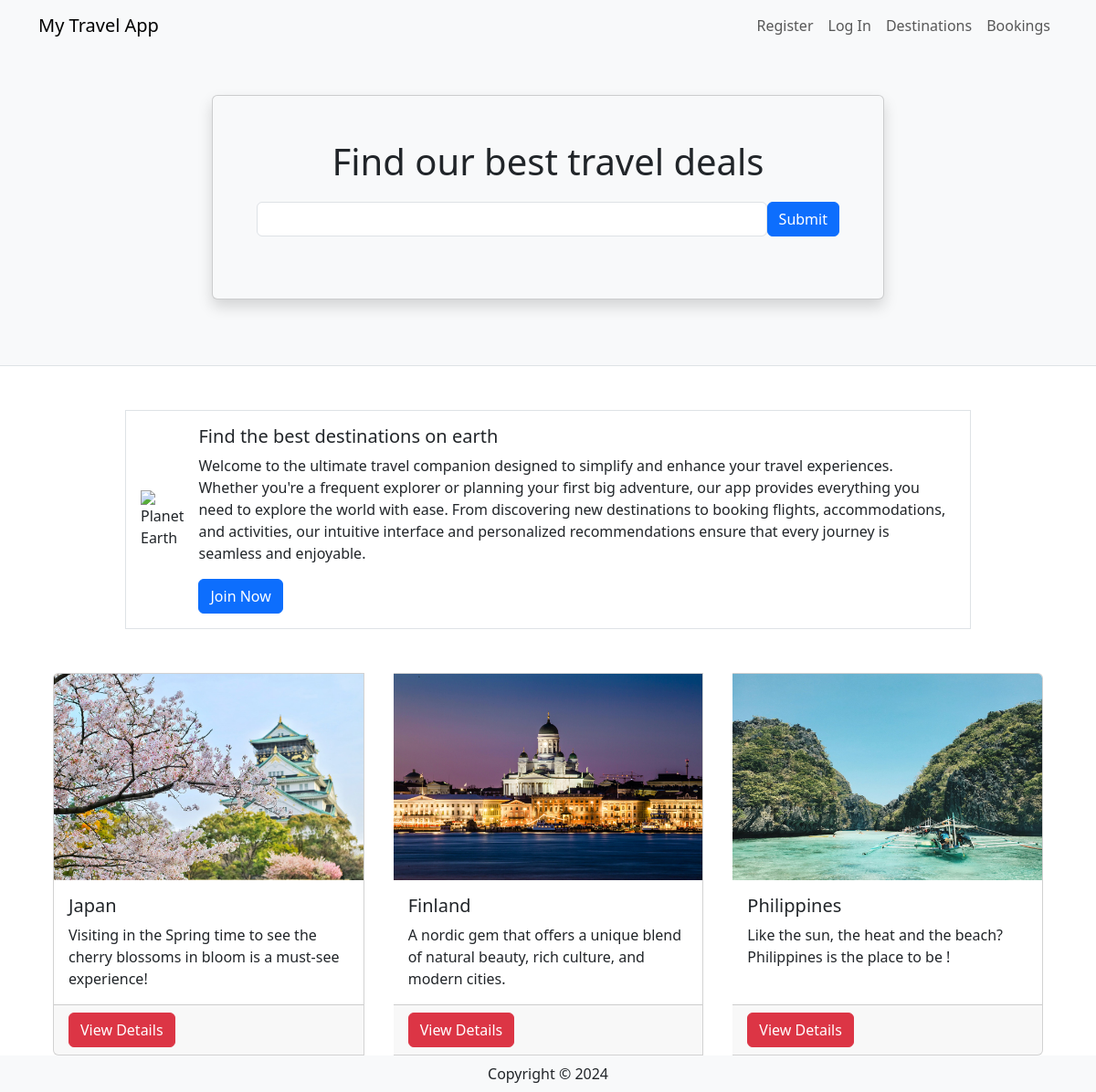
The page / on the database its author committed.
### travel/models.py (models this page shows, shortened)
class Destination(db.Model):
    __tablename__ = 'destinations'
    id = db.Column(db.Integer, primary_key=True)
    name = db.Column(db.String(80))
    description = db.Column(db.String(200))
    image = db.Column(db.String(400))
    currency = db.Column(db.String(3))
    comments = db.relationship('Comment', backref='destination')

### travel/views.py (the view)
@mainbp.route('/')
def index():
    destinations = db.session.scalars(db.select(Destination)).all()
    return render_template('index.html', destinations=destinations)

### travel/templates/index.html
{% extends 'base.html' %}
{% block header %}
      <div class="container">
         <div class="row justify-content-center mt-5 pb-4">
            <div class="col-md-8">
               <div class="card shadow p-5 mb-5 bg-light">
                  <h1 class="text-center mb-3">Find our best travel deals</h1>
                  <form class="form-inline d-flex flex-nowrap" action="{{url_for('main.search')}}" >
                     <input type="text" name="search" class="form-control flex-grow-1 my-1 mr-sm-2" id="SearchForm">
                     <button type="submit" class="flex-shrink-1 btn btn-primary my-1">Submit</button>
                   </form>
               </div>
            </div>
         </div>
      </div>
{% endblock %}
{% block content %}
      <div class="container">
         <div class="row mt-5 mb-5 justify-content-center">
            <div class="col-md-10">
               <div class="media border p-3 d-flex justify-content-start">
                  <img class="align-self-center me-3" style="max-width:120px"
                     src="https://upload.wikimedia.org/wikipedia/commons/thumb/2/22/Earth_Western_Hemisphere_transparent_background.png/600px-Earth_Western_Hemisphere_transparent_background.png"
                     alt="Planet Earth">
                  <div class="align-self-center media-body">
                     <h5 class="mt-0">Find the best destinations on earth</h5>
                     <p class="d-none d-sm-block">Welcome to the ultimate travel companion designed to simplify and enhance your travel experiences.
                        Whether you're a frequent explorer or planning your first big adventure, our app provides everything you need to explore the world with ease.
                        From discovering new destinations to booking flights, accommodations, and activities, our intuitive interface and personalized
                        recommendations ensure that every journey is seamless and enjoyable.</p>
                     <a href="#" class="btn btn-primary">Join Now</a>
                  </div>
               </div>
            </div>
         </div>
         <div class="card-group">
            {% for destination in destinations %}
            <div class="card mx-3">
               <img class="card-img-top"
                  src="{{ destination.image }}" alt="destination picture">
               <div class="card-body">
                  <h5 class="card-title">{{ destination.name }}</h5>
                  <p class="card-text">{{ destination.description }}</p>
               </div>
               <div class="card-footer"><a href="{{ url_for('destination.show', id=destination.id) }}" class ="btn btn-danger"> View Details </a></div>
            </div>
            {% endfor %}
         </div>
      </div>
{% endblock %}

### travel/templates/base.html (shortened to what this page needs)
<html>
<head>
   <link href="https://cdn.jsdelivr.net/npm/bootstrap@5.3.2/dist/css/bootstrap.min.css" rel="stylesheet">
</head>
<body>
   <header class="bg-light border-bottom">
      <nav class="navbar navbar-expand-lg navbar-light bg-light">
         <div class="container">
            <a href="/" class="navbar-brand">My Travel App</a>
            <div class="collapse navbar-collapse justify-content-end" id="navbarSupportedContent">
               <div class="navbar-nav ml-auto">
                  {% if current_user.is_authenticated %}
                     <a class="nav-item nav-link disabled text-muted" href="#">Welcome {{current_user.name}}</a>
                     <a class="nav-item nav-link" href="{{ url_for('auth.logout') }}">Log Out</a>
                  {% else %}
                     <a class="nav-item nav-link" href="{{ url_for('auth.register') }}">Register</a>
                     <a class="nav-item nav-link" href="{{ url_for('auth.login') }}">Log In</a>
                  {% endif %}
                  <a class="nav-item nav-link" href="{{ url_for('destination.create') }}">Destinations</a>
                  <a class="nav-item nav-link" href="#">Bookings</a>
               </div>
            </div>
         </div>
      </nav>
      {% block header %}
      {% endblock %}
   </header>
   {% block content %}
   {% endblock %}
    <footer class="footer">
        <div class="text-center py-2 bg-light">
            <span class="text-dark">Copyright &copy; {{ year }}</span>
        </div>
    </footer>
   </body>
</html>

### rows shown on the page
Destination: image (picture), name "Japan", description "Visiting in the Spring time to see the cherry blossoms in bloom is a must-see experience!"
Destination: image (picture), name "Finland", description "A nordic gem that offers a unique blend of natural beauty, rich culture, and modern cities."
Destination: image (picture), name "Philippines", description "Like the sun, the heat and the beach? Philippines is the place to be !"
